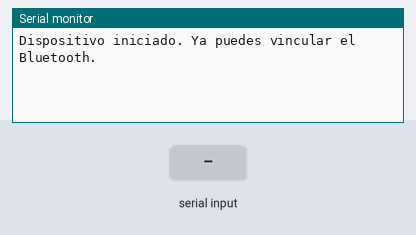
A sketch run on a simulated ESP32. On the bench: the last lines printed to the serial monitor. The inputs (shaded band) are chosen by the test bench. Nothing arrives over Bluetooth unless stated.

Above: at 1.2 s.
1.3 s: "1" received over the second serial link
At 2.5 s:
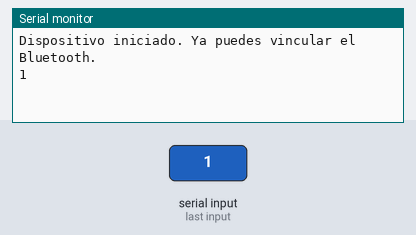
2.8 s: "0" received over the second serial link
At 3.9 s:
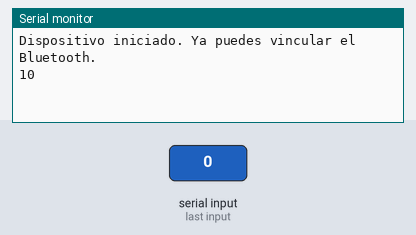

Measured:
- after the input at 1.3 s, the serial monitor: prints a new line at once (image 1)
- after the input at 2.8 s, the serial monitor: prints a new line at once (image 2)

The sketch:

ESP32-Chat_bluetooth.ino
```cpp
#include <Arduino.h>
#include "BluetoothSerial.h"

// Crea el objeto Bluetooth
BluetoothSerial SerialBT;

// Nombre que aparecerá en tu teléfono
String nombreBluetooth = "ESP32_Chat";

void setup() {
  // Inicia la comunicación serial para el Monitor Serie de la PC
  Serial.begin(115200);

  // Inicia el Bluetooth del ESP32
  SerialBT.begin(nombreBluetooth);

  Serial.println("Dispositivo iniciado. Ya puedes vincular el Bluetooth.");
}

void loop() {
  // --- De Smartphone a ESP32 ---
  if (SerialBT.available()) {
    // Lee el mensaje del teléfono y lo muestra en el Monitor Serie de la PC
    Serial.write(SerialBT.read());
  }

  // --- De ESP32 a Smartphone ---
  if (Serial.available()) {
    // Lee lo que escribes en el Monitor Serie y lo envía al teléfono
    SerialBT.write(Serial.read());
  }
}
```
